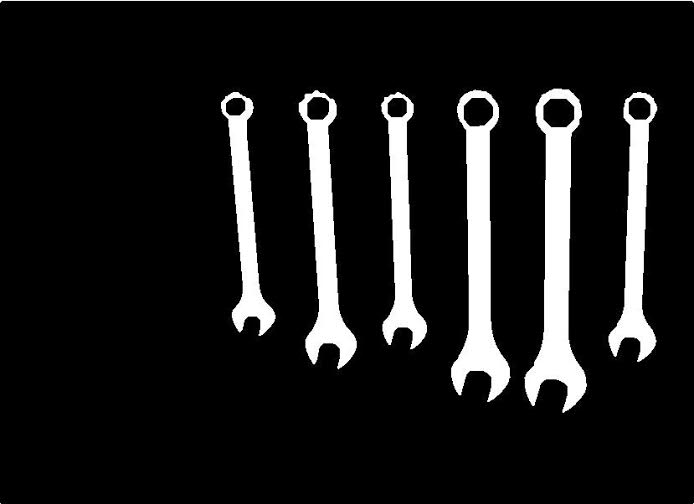
#> input picture segmented.jpg, 694 x 504 px
$ python circledetect.py   (Python 2 division)   (older library calls are emulated)
#> lines starting #> are read from the running program, lines starting #| are printed output that depends on the picture
# -*- coding: utf-8 -*-
"""
Created on Wed Nov 16 09:54:04 2016

circledetect.py

@author: skraft
"""

import cv2
import numpy as np
import matplotlib.pyplot as plt

img = cv2.imread('segmented.jpg')
#> img is the input picture: shape (504, 694, 3); min 0, max 255, mean 27.3

(y,x,clrs) = img.shape
#> y = 504; x = 694; clrs = 3
img_seg_hou = np.copy(img[0:y/2, 0:x])
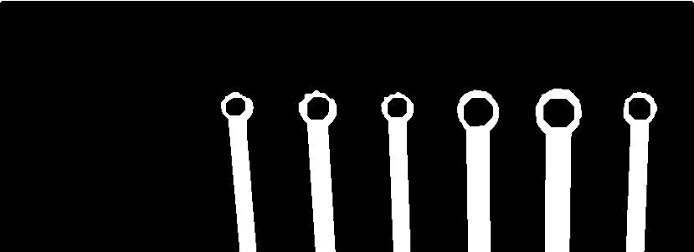
#> img_seg_hou: shape (252, 694, 3); min 0, max 255, mean 28.6
img_seg_hou = cv2.cvtColor(img_seg_hou, cv2.COLOR_BGR2GRAY)
#> img_seg_hou: shape (252, 694)

color1 =['r','g','b','c','m','y']
radius_array =[16,17,18,21,25,28]
size_act=['19','18','15','14','13','12']

circles = cv2.HoughCircles(img_seg_hou, cv2.cv.CV_HOUGH_GRADIENT, 1, 20, param1=50, param2=30, minRadius=0, maxRadius=0)
#> circles = 13 rows, first 8: [558.5, 109.5, 21.8], [595.5, 152.5, 51.5], [438.5, 147.5, 50.7], [475.5, 108.5, 18.5], [313.5, 105.5, 15.8], [520.5, 151.5, 55.2], [640.5, 107.5, 16], [235.5, 109.5, 16]

center_x = np.zeros(len(circles[0]))
#> center_x = [0, 0, 0, 0, 0, 0, 0, 0, 0, 0, 0, 0, 0]
center_y = np.zeros(len(circles[0]))
#> center_y = [0, 0, 0, 0, 0, 0, 0, 0, 0, 0, 0, 0, 0]
radius = np.zeros(len(circles[0]))
#> radius = [0, 0, 0, 0, 0, 0, 0, 0, 0, 0, 0, 0, 0]

fig = plt.figure()
plt.imshow(img_seg_hou,cmap='Greys_r')
#for n,circle in enumerate(circles[0,:,:]):
center_x = circles[0,:,0]
#> center_x = [558.5, 595.5, 438.5, 475.5, 313.5, 520.5, 640.5, 235.5, 356.5, 395.5, 374.5, 606.5, 352.5]
center_y = circles[0,:,1]
#> center_y = [109.5, 152.5, 147.5, 108.5, 105.5, 151.5, 107.5, 109.5, 147.5, 106.5, 130.5, 109.5, 107.5]
radius = circles[0,:,2]
#> radius = [21.8, 51.5, 50.7, 18.5, 15.8, 55.2, 16, 16, 49.4, 14.5, 47.1, 43.3, 49.8]

id_r = np.argsort(radius)
#> id_r = [9, 4, 6, 7, 3, 0, 11, 10, 8, 12, 2, 1, 5]

if(len(id_r)>6):
    #Found more than 6 circles, n_wrench = 6
    n_wr = 6
else:
    n_wr = len(id_r)

center_x2 = center_x[id_r[0:n_wr]]
#> center_x2 = [395.5, 313.5, 640.5, 235.5, 475.5, 558.5]
center_y2 = center_y[id_r[0:n_wr]]
#> center_y2 = [106.5, 105.5, 107.5, 109.5, 108.5, 109.5]
radius_2 = radius[id_r[0:n_wr]]
#> radius_2 = [14.5, 15.8, 16, 16, 18.5, 21.8]

for n in range(n_wr):
    circ_plt = plt.Circle((center_x2[n],center_y2[n]),
                          radius[n], color=color1[1], fill=False)
    cntr_plt = plt.Circle((center_x2[n],center_y2[n]),
                         1, color=color1[2])
    plt.gca().add_patch(circ_plt)
    plt.gca().add_patch(cntr_plt)

plt.show()
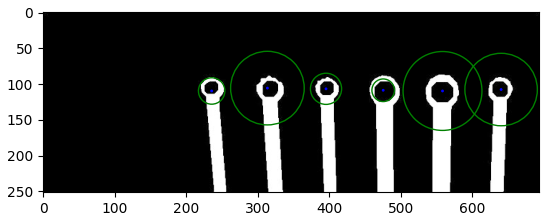
#> figure drawn by matplotlib, 1 panel
